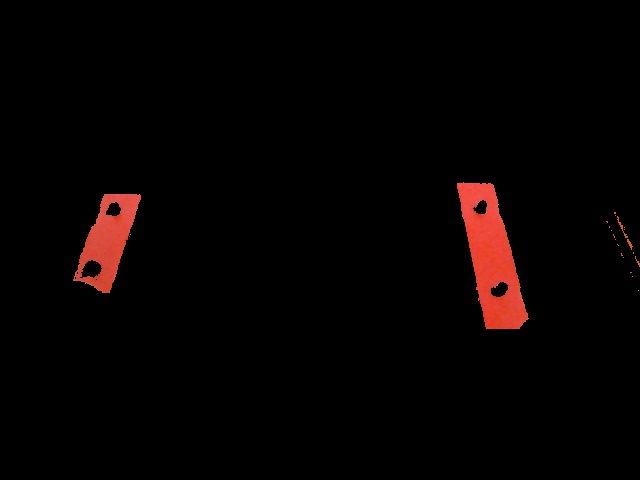
#> input picture Vision_Detection_Part/1 (2).jpg, 640 x 480 px
$ python detect_shapes.py --image '1 (2).jpg'   (older library calls are emulated)
#> lines starting #> are read from the running program, lines starting #| are printed output that depends on the picture; after the words box and inside, x2 and y2 are one past the last pixel; in counts of white or black regions, pixels touching at a corner belong together
### Vision_Detection_Part/ShapeDetector.py
# -*- coding: utf-8 -*-
"""
Created on Tue Jul 24 10:00:47 2018

@author: fengh
"""

# import the necessary packages
import cv2

class ShapeDetector:
	def __init__(self):
		pass

	def detect(self, c):
		# initialize the shape name and approximate the contour
		shape = "unidentified"
		peri = cv2.arcLength(c, True)
		approx = cv2.approxPolyDP(c, 0.04 * peri, True)
    # if the shape is a triangle, it will have 3 vertices
		if len(approx) == 3:
			shape = "triangle"

		# if the shape has 4 vertices, it is either a square or
		# a rectangle
		elif len(approx) == 4:
			# compute the bounding box of the contour and use the
			# bounding box to compute the aspect ratio
			(x, y, w, h) = cv2.boundingRect(approx)
			ar = w / float(h)

			# a square will have an aspect ratio that is approximately
			# equal to one, otherwise, the shape is a rectangle
			shape = "square" if ar >= 0.95 and ar <= 1.05 else "rectangle"

		# if the shape is a pentagon, it will have 5 vertices
		elif len(approx) == 5:
			shape = "pentagon"

		# otherwise, we assume the shape is a circle
		else:
			shape = "circle"

		# return the name of the shape
		return shape


### Vision_Detection_Part/detect_shapes.py
# -*- coding: utf-8 -*-
"""
Created on Tue Jul 24 15:30:38 2018

@author: fengh
"""


# import the necessary packages
from ShapeDetector import *
import argparse
import imutils
import cv2

# construct the argument parse and parse the arguments
ap = argparse.ArgumentParser()
ap.add_argument("-i", "--image", required=True,
	help="path to the input image")
args = vars(ap.parse_args())

# load the image and resize it to a smaller factor so that
# the shapes can be approximated better
image = cv2.imread(args["image"])
#> image is the input picture: shape (480, 640, 3); mean B, G, R 1.8, 2.2, 6.7
resized = imutils.resize(image, width=300)
ratio = image.shape[0] / float(resized.shape[0])
#> ratio = 2.13

# convert the resized image to grayscale, blur it slightly,
# and threshold it
gray = cv2.cvtColor(resized, cv2.COLOR_BGR2GRAY)
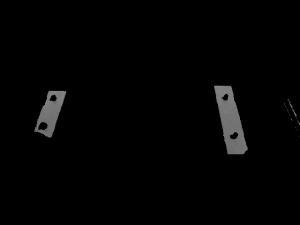
#> gray: shape (225, 300); min 0, max 132, mean 3.5
blurred = cv2.GaussianBlur(gray, (5, 5), 0)
thresh = cv2.threshold(blurred, 60, 255, cv2.THRESH_BINARY)[1]
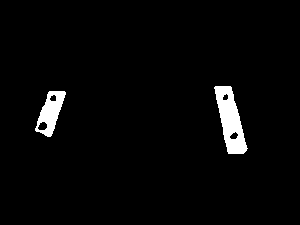
#> thresh: shape (225, 300); 2.9% white; 2 white regions

# find contours in the thresholded image and initialize the
# shape detector
cnts = cv2.findContours(thresh.copy(), cv2.RETR_EXTERNAL,
	cv2.CHAIN_APPROX_SIMPLE)
#> cnts = 2 contours; box (x1, y1, x2, y2) and area: (214, 86, 248, 154) 1215, (35, 91, 66, 137) 743
cnts = cnts[0] if imutils.is_cv2() else cnts[1]
sd = ShapeDetector()

# loop over the contours
for c in cnts:
	# compute the center of the contour, then detect the name of the
	# shape using only the contour
	M = cv2.moments(c)
	cX = int((M["m10"] / M["m00"]) * ratio)
	cY = int((M["m01"] / M["m00"]) * ratio)
	shape = sd.detect(c)

	# multiply the contour (x, y)-coordinates by the resize ratio,
	# then draw the contours and the name of the shape on the image
	c = c.astype("float")
	c *= ratio
	c = c.astype("int")
	cv2.drawContours(image, [c], -1, (0, 255, 0), 2)
	cv2.putText(image, shape, (cX, cY), cv2.FONT_HERSHEY_SIMPLEX,
		0.5, (255, 255, 255), 2)

	# show the output image
	cv2.imshow("Image", image)
	cv2.waitKey(0)
#> this loop made 2 passes
#> (cX, cY, shape, peri in detect, approx in detect, x in detect, y in detect, w in detect) on passes 1 to 2: (106, 240, 'rectangle', 128.9, [[64, 91], [48, 92], [36, 131], [51, 135]], 36, 91, 29), (490, 256, 'rectangle', 178.9, [[215, 86], [227, 151], [243, 153], [231, 87]], 215, 86, 29)
#> pass 1, `cv2.imshow("Image", image)`:
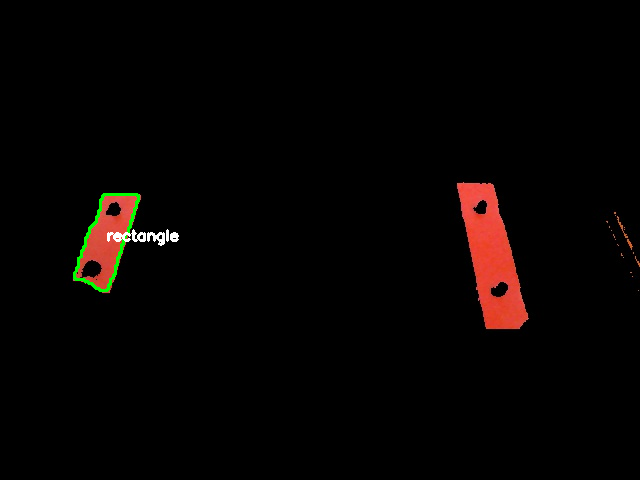
#> window 'Image': shape (480, 640, 3); mean B, G, R 2, 3.1, 6.6
#> pass 2, `cv2.imshow("Image", image)`:
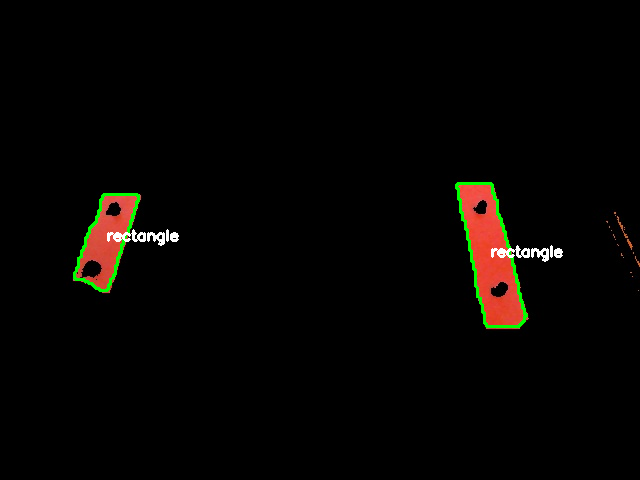
#> window 'Image': shape (480, 640, 3); mean B, G, R 2.3, 4.3, 6.3

# loop over the contours
for c in cnts:
	# compute the center of the contour, then detect the name of the
	# shape using only the contour
	M = cv2.moments(c)
	cX = int((M["m10"] / M["m00"]) * ratio)
	cY = int((M["m01"] / M["m00"]) * ratio)
	shape = sd.detect(c)

	# multiply the contour (x, y)-coordinates by the resize ratio,
	# then draw the contours and the name of the shape on the image
	c = c.astype("float")
	c *= ratio
	c = c.astype("int")
	cv2.drawContours(image, [c], -1, (0, 255, 0), 2)
	cv2.putText(image, shape, (cX, cY), cv2.FONT_HERSHEY_SIMPLEX,
		0.5, (255, 255, 255), 2)

	# show the output image
	cv2.imshow("Image", image)
	cv2.waitKey(0)

$ run again, on Vision_Detection_Part/5 (2).jpg
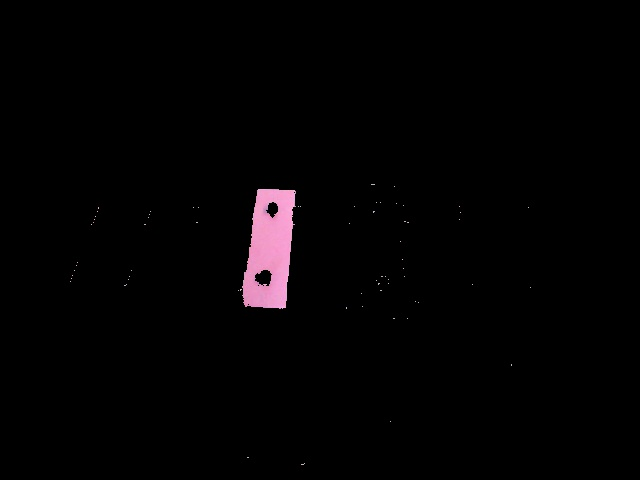
#> input picture Vision_Detection_Part/5 (2).jpg, 640 x 480 px
#> image is the input picture: shape (480, 640, 3); mean B, G, R 3.1, 2.4, 3.7
#> `thresh = cv2.threshold(blurred, 60, 255, cv2.THRESH_BINARY)[1]`:
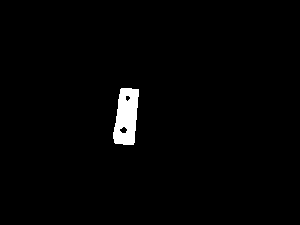
#> thresh: shape (225, 300); 1.6% white; 1 white region
#> cnts = 1 contour; box (x1, y1, x2, y2) and area: (113, 88, 139, 145) 1074
#> the loop `for c in cnts:` made 1 pass
#> (cX, cY, shape, peri in detect, approx in detect, x in detect, y in detect, w in detect) on pass 1: (268, 248, 'rectangle', 152, [[121, 88], [113, 138], [133, 144], [138, 89]], 113, 88, 26)
#> pass 1, `cv2.imshow("Image", image)`:
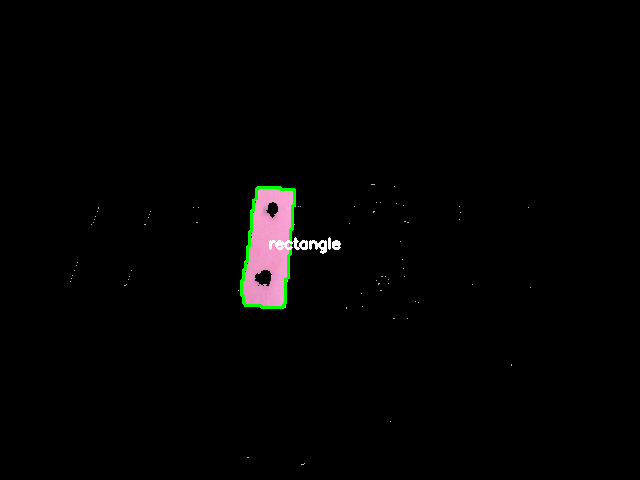
#> window 'Image': shape (480, 640, 3); mean B, G, R 3.1, 3.3, 3.6
